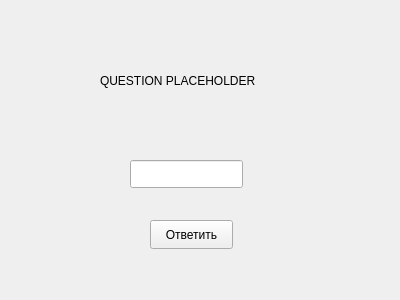
<?xml version="1.0" encoding="UTF-8"?>
<ui version="4.0">
 <class>testpage</class>
 <widget class="QWidget" name="testpage">
  <property name="geometry">
   <rect>
    <x>0</x>
    <y>0</y>
    <width>400</width>
    <height>300</height>
   </rect>
  </property>
  <property name="windowTitle">
   <string>Form</string>
  </property>
  <widget class="QLabel" name="question">
   <property name="geometry">
    <rect>
     <x>100</x>
     <y>70</y>
     <width>181</width>
     <height>21</height>
    </rect>
   </property>
   <property name="text">
    <string>QUESTION PLACEHOLDER</string>
   </property>
  </widget>
  <widget class="QLineEdit" name="answer">
   <property name="geometry">
    <rect>
     <x>130</x>
     <y>160</y>
     <width>113</width>
     <height>28</height>
    </rect>
   </property>
  </widget>
  <widget class="QPushButton" name="pushButton">
   <property name="geometry">
    <rect>
     <x>150</x>
     <y>220</y>
     <width>83</width>
     <height>29</height>
    </rect>
   </property>
   <property name="text">
    <string>Ответить</string>
   </property>
  </widget>
 </widget>
 <resources/>
 <connections/>
</ui>
